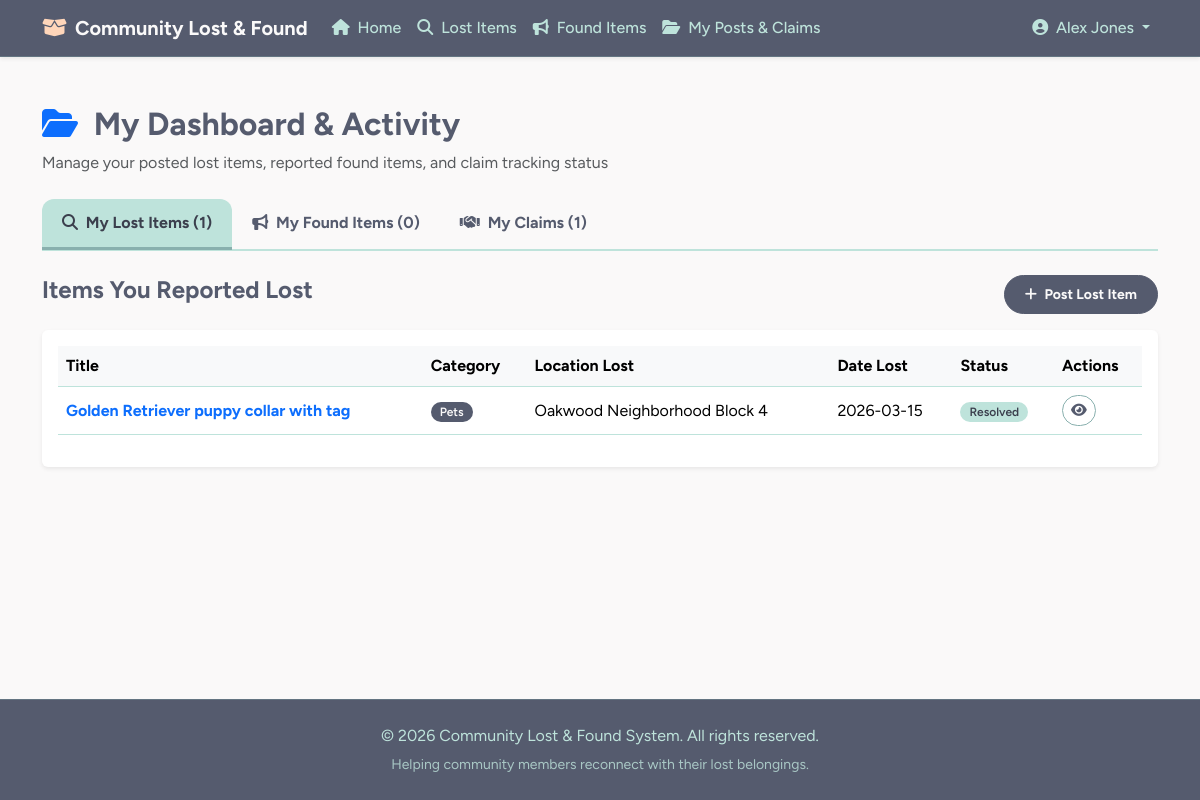
Screenshot of /my_items.php (signed in) with the database file from the repository.
### tables this page shows
CREATE TABLE `lost_items` (
  `id` INT AUTO_INCREMENT PRIMARY KEY,
  `user_id` INT NOT NULL,
  `title` VARCHAR(150) NOT NULL,
  `category` VARCHAR(50) NOT NULL,
  `description` TEXT NOT NULL,
  `location_lost` VARCHAR(150) NOT NULL,
  `date_lost` DATE NOT NULL,
  `image_path` VARCHAR(255) DEFAULT NULL,
  `status` ENUM('Open', 'Resolved', 'Closed') NOT NULL DEFAULT 'Open',
  `created_at` TIMESTAMP DEFAULT CURRENT_TIMESTAMP,
  CONSTRAINT `fk_lost_user` FOREIGN KEY (`user_id`) REFERENCES `users` (`id`) ON DELETE CASCADE
);

### my_items.php (the view, shortened to what this page needs)
<?php
require_once 'db.php';
$user_id = $_SESSION['user_id'];
$myLost = $pdo->prepare("SELECT * FROM lost_items WHERE user_id = ? ORDER BY created_at DESC");
$myLost->execute([$user_id]);
$lostItems = $myLost->fetchAll();
$myFound = $pdo->prepare("SELECT * FROM found_items WHERE user_id = ? ORDER BY created_at DESC");
$myFound->execute([$user_id]);
$foundItems = $myFound->fetchAll();
$myClaims = $pdo->prepare("SELECT c.*, f.title as item_title, f.category, f.status as item_status FROM claims c JOIN found_items f ON c.found_item_id = f.id WHERE c.user_id = ? ORDER BY c.created_at DESC");
$myClaims->execute([$user_id]);
$claims = $myClaims->fetchAll();
include 'header.php';
?>
<div class="container my-5">
    <div class="mb-4">
        <h2 class="fw-bold"><i class="fa-solid fa-folder-open text-primary me-2"></i> My Dashboard & Activity</h2>
        <p class="text-muted">Manage your posted lost items, reported found items, and claim tracking status</p>
    </div>
    <ul class="nav nav-tabs mb-4" id="myTab" role="tablist">
        <li class="nav-item" role="presentation">
            <button class="nav-link active fw-bold" id="lost-tab" data-bs-toggle="tab" data-bs-target="#lost-pane" type="button" role="tab">
                <i class="fa-solid fa-search me-1"></i> My Lost Items (<?php echo count($lostItems); ?>)
            </button>
        </li>
        <li class="nav-item" role="presentation">
            <button class="nav-link fw-bold" id="found-tab" data-bs-toggle="tab" data-bs-target="#found-pane" type="button" role="tab">
                <i class="fa-solid fa-bullhorn me-1"></i> My Found Items (<?php echo count($foundItems); ?>)
            </button>
        </li>
        <li class="nav-item" role="presentation">
            <button class="nav-link fw-bold" id="claims-tab" data-bs-toggle="tab" data-bs-target="#claims-pane" type="button" role="tab">
                <i class="fa-solid fa-handshake me-1"></i> My Claims (<?php echo count($claims); ?>)
            </button>
        </li>
    </ul>
    <div class="tab-content" id="myTabContent">
        <div class="tab-pane fade show active" id="lost-pane" role="tabpanel">
            <div class="d-flex justify-content-between align-items-center mb-3">
                <h4 class="fw-bold">Items You Reported Lost</h4>
                <a href="post_lost.php" class="btn btn-primary btn-sm fw-bold"><i class="fa-solid fa-plus me-1"></i> Post Lost Item</a>
            </div>
            <?php if (empty($lostItems)): ?>
                <div class="alert alert-info">You haven't reported any lost items yet.</div>
            <?php else: ?>
                <div class="table-responsive bg-white rounded shadow-sm p-3">
                    <table class="table table-hover align-middle">
                        <thead class="table-light">
                            <tr>
                                <th>Title</th>
                                <th>Category</th>
                                <th>Location Lost</th>
                                <th>Date Lost</th>
                                <th>Status</th>
                                <th>Actions</th>
                            </tr>
                        </thead>
                        <tbody>
                            <?php foreach ($lostItems as $item): ?>
                                <tr>
                                    <td class="fw-bold"><a href="lost_detail.php?id=<?php echo $item['id']; ?>" class="text-decoration-none"><?php echo htmlspecialchars($item['title']); ?></a></td>
                                    <td><span class="badge bg-danger"><?php echo htmlspecialchars($item['category']); ?></span></td>
                                    <td><?php echo htmlspecialchars($item['location_lost']); ?></td>
                                    <td><?php echo $item['date_lost']; ?></td>
                                    <td><span class="badge bg-<?php echo $item['status'] === 'Open' ? 'warning text-dark' : 'secondary'; ?>"><?php echo $item['status']; ?></span></td>
                                    <td>
                                        <a href="lost_detail.php?id=<?php echo $item['id']; ?>" class="btn btn-sm btn-outline-primary"><i class="fa-solid fa-eye"></i></a>
                                    </td>
                                </tr>
                            <?php endforeach; ?>
                        </tbody>
                    </table>
                </div>
            <?php endif; ?>
        </div>
    </div>
</div>
<?php include 'footer.php'; ?>

### header.php (style rules this page uses)
:root { --blue-slate: #555b6eff; --muted-teal: #89b0aeff; --frozen-water: #bee3dbff; --bright-snow: #faf9f9ff; --peach-fuzz: #ffd6baff; --ink: #3b3f4d; }
body { background-color: var(--bright-snow); color: var(--blue-slate); font-family: 'Figtree', system-ui, -apple-system, 'Segoe UI', sans-serif; display: flex; flex-direction: column; min-height: 100vh; }
.btn-primary { background-color: var(--blue-slate); border-color: var(--blue-slate); color: var(--bright-snow); font-weight: 600; border-radius: 999px; padding: .5rem 1.25rem; transition: background-color .15s, border-color .15s; }
.btn-outline-primary { border-color: var(--muted-teal); color: var(--blue-slate); font-weight: 600; border-radius: 999px; }
.badge { font-weight: 600; padding: .35em .75em; border-radius: 999px; }
.bg-danger { background-color: var(--blue-slate) !important; color: var(--bright-snow); }
.bg-secondary { background-color: var(--frozen-water) !important; color: var(--ink) !important; }
.nav-tabs { border-bottom: 2px solid var(--frozen-water); }
.nav-tabs .nav-link { color: var(--blue-slate); border: none; font-weight: 600; border-radius: 12px 12px 0 0; padding: .75rem 1.25rem; }
.nav-tabs .nav-link.active { background-color: var(--frozen-water); color: var(--ink); border-bottom: 3px solid var(--muted-teal); }
.table { color: var(--blue-slate); }
.table-light { background-color: var(--frozen-water) !important; color: var(--ink); }
.table>:not(caption)>*>* { border-bottom-color: var(--frozen-water); }

### rows the page displays
lost_items: title "Golden Retriever puppy collar with tag", category "Pets", location_lost "Oakwood Neighborhood Block 4", date_lost "2026-03-15", status "Resolved"

### other values shown
$_SESSION['full_name'] "Alex Jones"
count($lostItems) "1"
count($foundItems) "0"
count($claims) "1"
